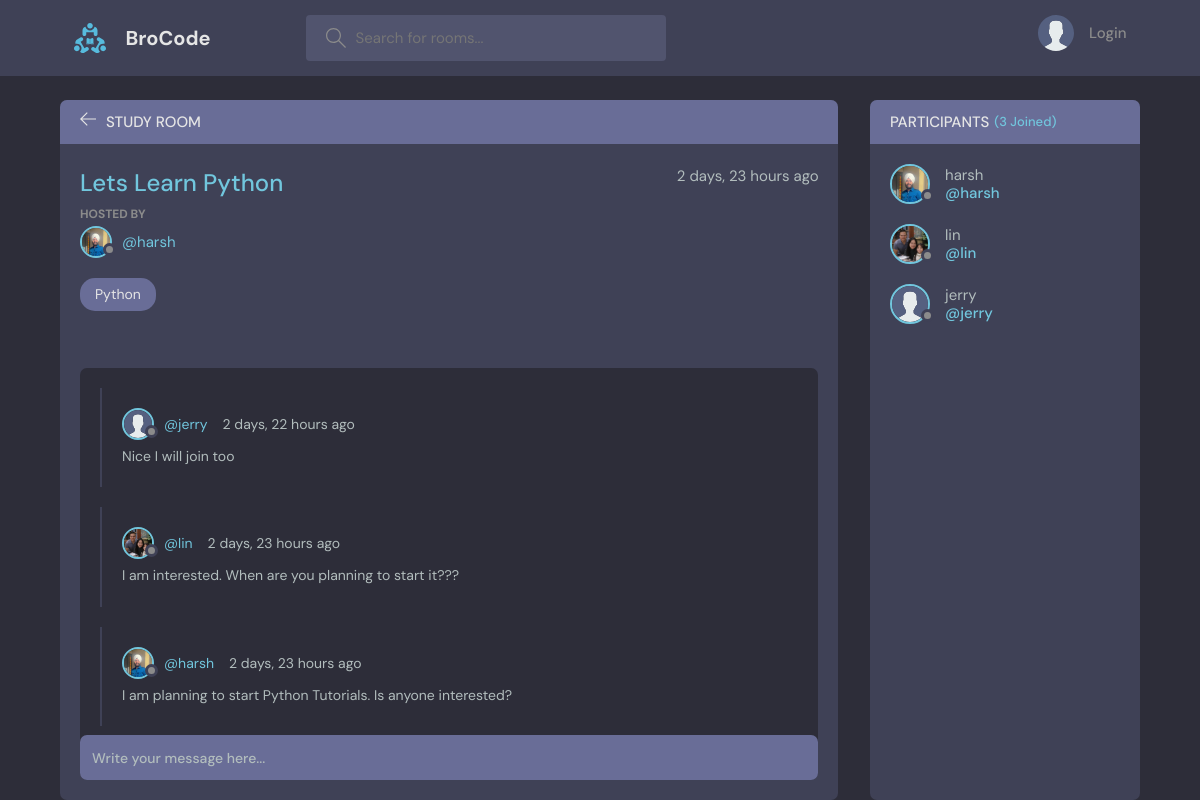
The page /room/1/ on the database its author committed.
### base/models.py (models this page shows, shortened)
class Room(models.Model):
    host = models.ForeignKey(User, on_delete=models.SET_NULL, null=True)
    topic = models.ForeignKey(Topic, on_delete=models.SET_NULL, null=True)
    name = models.CharField(max_length=200)
    description = models.TextField(null=True, blank=True)
    participants = models.ManyToManyField(User, related_name='participants', blank =True)
    updated = models.DateTimeField(auto_now=True)
    created = models.DateTimeField(auto_now_add=True)
    class Meta:
        ordering = ['-updated', '-created']

class User(AbstractUser):
    name = models.CharField(max_length=200, null = True)
    email = models.EmailField(unique=True, null=True)
    bio = models.TextField(null=True)
    avatar = models.ImageField(null=True, default="avatar.svg")
    USERNAME_FIELD = 'email'
    REQUIRED_FIELDS = []

class Topic(models.Model):
    name = models.CharField(max_length=200)
    def __str__(self):
        return self.name

class Message(models.Model):
    user = models.ForeignKey(User, on_delete=models.CASCADE)
    room = models.ForeignKey(Room, on_delete=models.CASCADE)
    body = models.TextField()
    updated = models.DateTimeField(auto_now=True)
    created = models.DateTimeField(auto_now_add=True)
    class Meta:
        ordering = ['-updated', '-created']

### base/views.py (the view, shortened to what this page needs)
# urls.py: path("room/<str:pk>/", views.room, name="room"),
def room(request,pk):
    room = Room.objects.get(id=pk)
    room_messages = room.message_set.all()
    participants = room.participants.all()
    context = {'room':room,'room_messages': room_messages, 'participants': participants}
    return render(request, 'base/room.html', context)

### base/templates/base/room.html (shortened to what this page needs)
{% extends 'main.html' %}
{% block content %}
    <main class="profile-page layout layout--2">
      <div class="container">
        <div class="room">
          <div class="room__top">
            <div class="room__topLeft">
              <a href="{% url 'home'%}">
                <svg version="1.1" xmlns="http://www.w3.org/2000/svg" width="32" height="32" viewBox="0 0 32 32">
                  <title>arrow-left</title>
                  <path
                    d="M13.723 2.286l-13.723 13.714 13.719 13.714 1.616-1.611-10.96-10.96h27.625v-2.286h-27.625l10.965-10.965-1.616-1.607z"
                  ></path>
                </svg>
              </a>
              <h3>Study Room</h3>
            </div>
          </div>
          <div class="room__box scroll">
            <div class="room__header scroll">
              <div class="room__info">
                <h3>{{room.name}}</h3>
                <span>{{room.created|timesince}} ago</span>
              </div>
              <div class="room__hosted">
                <p>Hosted By</p>
                <a href="{% url 'user-profile' room.host.id%}" class="room__author">
                  <div class="avatar avatar--small">
                    <img src="{{room.host.avatar.url}}" />
                  </div>
                  <span>@{{room.host.username}}</span>
                </a>
              </div>
              <span class="room__topics">{{room.topic}}</span>
            </div>
            <div class="room__conversation">
              <div class="threads scroll">
                {% for message in room_messages%}
                <div class="thread">
                  <div class="thread__top">
                    <div class="thread__author">
                      <a href="{% url 'user-profile' message.user.id %}" class="thread__authorInfo">
                        <div class="avatar avatar--small">
                          <img src="{{message.user.avatar.url}}" />
                        </div>
                        <span>@{{message.user.username}}</span>
                      </a>
                      <span class="thread__date">{{message.created|timesince}} ago</span>
                    </div>
                  </div>
                  <div class="thread__details">
                    {{message.body}}
                  </div>
                </div>
                {% endfor %}
              </div>
            </div>
          </div>
          <div class="room__message">
            <form action="" method="POST">
              <input name="body" placeholder="Write your message here..." /></form>
          </div>
        </div>
        <div class="participants">
          <h3 class="participants__top">Participants <span>({{participants.count}} Joined)</span></h3>
          <div class="participants__list scroll">
            {% for user in participants %}
            <a href="{% url 'user-profile' user.id %}" class="participant">
              <div class="avatar avatar--medium">
                <img src="{{user.avatar.url}}" />
              </div>
              <p>
                {{user.username}}
                <span>@{{user.username}}</span>
              </p>
            </a>
            {% endfor %}
          </div>
        </div>
      </div>
    </main>
{% endblock %}

### rows shown on the page
Room: name "Lets Learn Python", created "2 days, 23 hours", host.avatar (picture), host.username "harsh", topic "Python"
Message: user.avatar (placeholder picture), user.username "jerry", created "2 days, 22 hours", body "Nice I will join too"
Message: user.avatar (picture), user.username "lin", created "2 days, 23 hours", body "I am interested. When are you planning to start it???"
Message: user.avatar (picture), user.username "harsh", created "2 days, 23 hours", body "I am planning to start Python Tutorials. Is anyone interested?"
User: avatar (picture), username "harsh"
User: avatar (picture), username "lin"
User: avatar (placeholder picture), username "jerry"

### other values the page prints
{{ participants.count }} "3"
